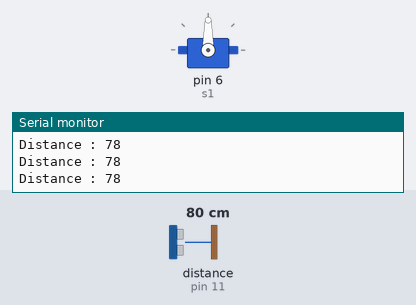
The sketch below on a simulated Arduino Uno, built with avr-gcc and run on an emulated ATmega328P. Parts: servo, the last lines printed to the serial monitor. Wiring (inferred from the names in the program): ultrasonic range finder: trigger pin 10; echo pin 11. The test bench sets the inputs (shaded band); at power-on: distance to the obstacle (sensor on pin 11) 80 cm. The echo pulse lasts 58.3 µs per cm.

Above: at 1.2 s.
1.3 s: distance to the obstacle (sensor on pin 11) set to 12 cm
4.3 s: distance to the obstacle (sensor on pin 11) set to 9 cm
At 4.7 s:
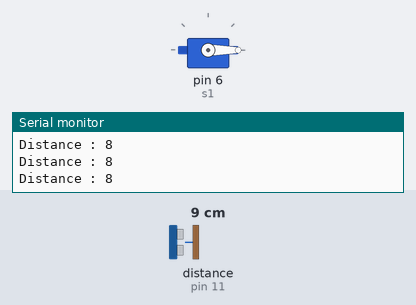
5.8 s: distance to the obstacle (sensor on pin 11) set to 120 cm
At 7.1 s:
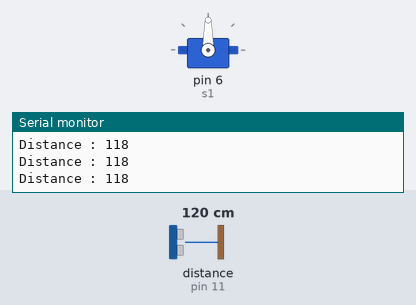
Timing chart, 0 to 8.8 s (numbered marks = the images above; inputs shaded):
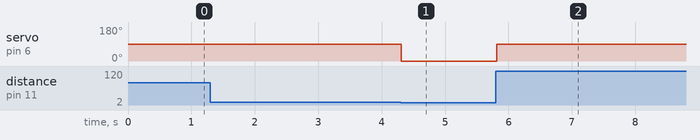

Measured:
- the behaviour switches between 11 and 10 cm on distance to the obstacle (sensor on pin 11) (found by bisection; images 0 and 1)
- after the input at 4.3 s, servo on pin 6 (s1): 90° → 0° at once
- after the input at 5.8 s, servo on pin 6 (s1): 0° → 90° at once

The sketch:

ultrasonic_sensor_with_servo.ino
```cpp
#include<Servo.h>
Servo s1;

long d;
int dis;

const int tp=10;
const int ep=11;

void setup() {
  // put your setup code here, to run once:
  s1.attach(6);
  //pinMode(13,OUTPUT);
  pinMode(tp,OUTPUT);
  pinMode(ep,INPUT);
  Serial.begin(9600);
}

void loop() {
  // put your main code here, to run repeatedly:
  digitalWrite(tp,LOW);
  delayMicroseconds(2);
  digitalWrite(tp,HIGH);
  delayMicroseconds(10);

  digitalWrite(tp,LOW);

  d = pulseIn(ep,HIGH);

  dis=d*0.034/2;

  if(dis !=0)
  {
    if(dis>=10)
    {
      //digitalWrite(13,LOW);
      s1.write(90);
    }
    else
    {
      //digitalWrite(13,HIGH);
      s1.write(0);
    }
    Serial.print("Distance : ");
    Serial.println(dis);
  }
}
```
